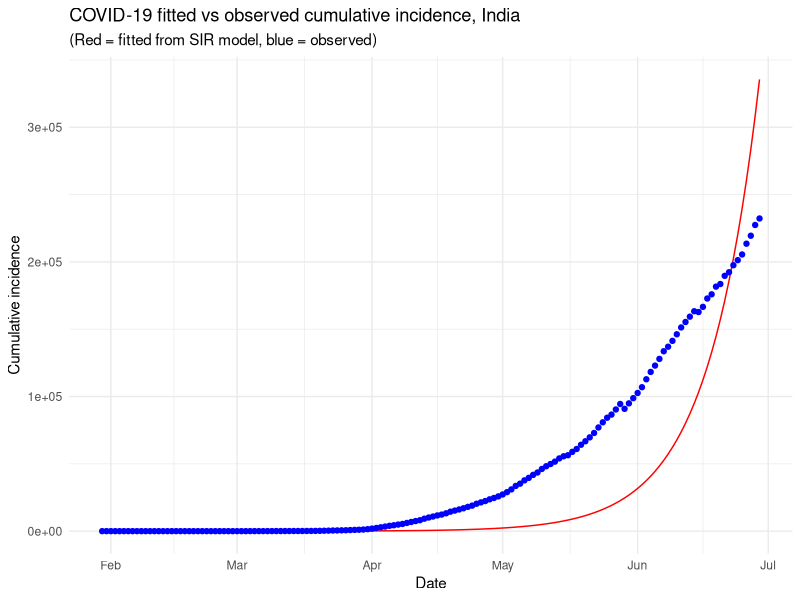
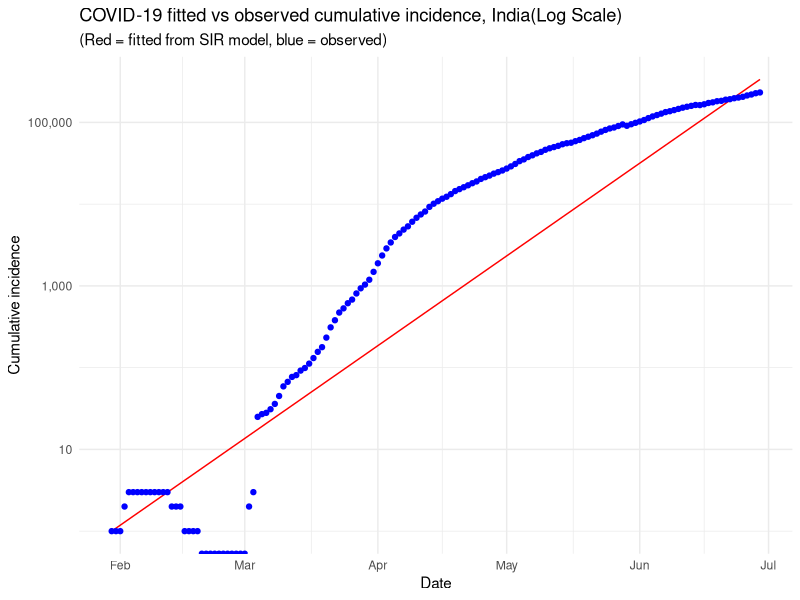
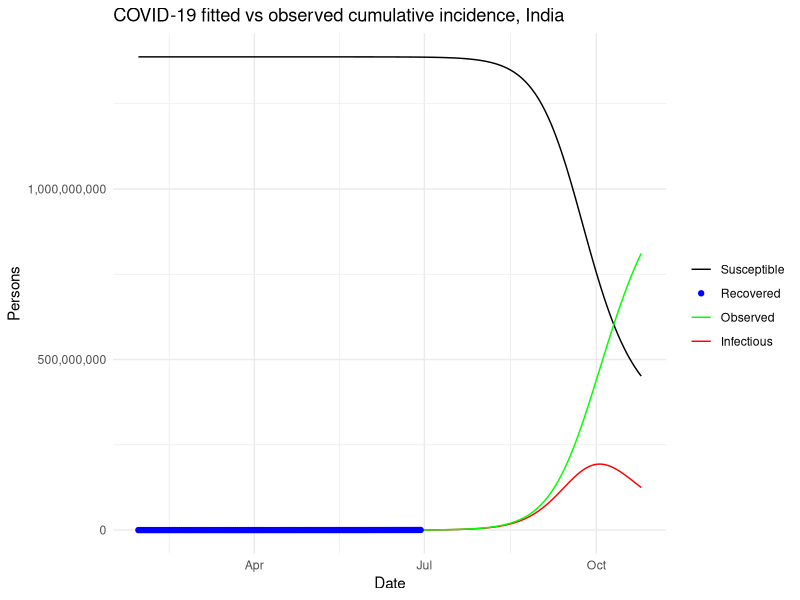
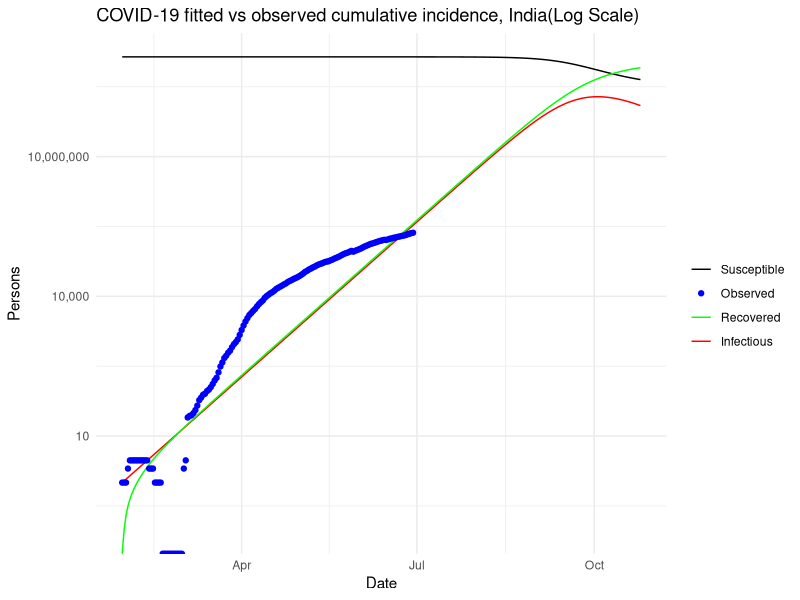

The R source for these figures, in order:
### SIR model. THis is using India incidences for Covid-19. Input required is 
# cumulative incidence and total population. It calculates beta and gamma using ODE.
# it also calculate reproduction rate R0 that means how many people get affected from one person.
# the code also gives peak date and maximum people that will get infected. 
India <- read.table('India_nation_level_daily.csv', header=TRUE, sep=',')
India$Date <- as.Date(India$Date,format = "%m/%d/%y")
N <- 1387297452 # total population
SIR <- function(time, country, parameters) {
  par <- as.list(c(country, parameters))
  with(par, {
    dS <- -beta * I * S / N
    dI <- beta * I * S / N - gamma * I
    dR <- gamma * I
    list(c(dS, dI, dR))
  })
}
library(deSolve)
library(lubridate)
sir_start_date <- "2020-01-30"   #Start and end dates as per your data
sir_end_date <- "2020-06-29"                              

Infected <- India$I
Day <- 1:(length(Infected))

# now specify initial values for S, I and R
init <- c(
  S = N - Infected[1],
  I = Infected[1],
  R = 0
)

RSS <- function(parameters) {
  names(parameters) <- c("beta", "gamma")
  out <- ode(y = init, times = Day, func = SIR, parms = parameters)
  fit <- out[, 3]
  sum((Infected - fit)^2)
}

# now find the values of beta and gamma that give the
# smallest RSS, which represents the best fit to the data.
# Start with values of 0.5 for each, and constrain them to
# the interval 0 to 1.0
Opt <- optim(c(0.1, 0.1),
             RSS,
             method = "L-BFGS-B",
             lower = c(0, 0),
             upper = c(1, 1)
)


# check for convergence
Opt$message
#Convergence is confirmed. Now we can examine the fitted values for ββ and γγ:

Opt_par <- setNames(Opt$par, c("beta", "gamma"))
Opt_par
t <- 1:as.integer(ymd(sir_end_date) + 1 - ymd(sir_start_date))
fitted_cumulative_incidence <- data.frame(ode(
  y = init, times = t,
  func = SIR, parms = Opt_par
))

library(dplyr)
fitted_cumulative_incidence <- fitted_cumulative_incidence %>%
  mutate(
    Date = ymd(sir_start_date) + days(t - 1),
    cumulative_incident_cases = Infected
  )

# plot the data
library(ggplot2)
fitted_cumulative_incidence %>%
  ggplot(aes(x = Date)) +
  geom_line(aes(y = I), colour = "red") +
  geom_point(aes(y = cumulative_incident_cases), colour = "blue") +
  labs(
    y = "Cumulative incidence",
    title = "COVID-19 fitted vs observed cumulative incidence, India",
    subtitle = "(Red = fitted from SIR model, blue = observed)"
  ) +
  theme_minimal()

R0 <- as.numeric(Opt_par[1] / Opt_par[2])

# plot in log scale
fitted_cumulative_incidence %>%
  ggplot(aes(x = Date)) +
  geom_line(aes(y = I), colour = "red") +
  geom_point(aes(y = cumulative_incident_cases), colour = "blue") +
  labs(
    y = "Cumulative incidence",
    title = "COVID-19 fitted vs observed cumulative incidence, India(Log Scale)",
    subtitle = "(Red = fitted from SIR model, blue = observed)"
  ) +
  theme_minimal() +
  scale_y_log10(labels = scales::comma)


# time in days for predictions
t <- 1:270     

# get the fitted values from our SIR model
fitted_cumulative_incidence <- data.frame(ode(
  y = init, times = t,
  func = SIR, parms = Opt_par
))


# add a Date column and join the observed incidence data
fitted_cumulative_incidence <- fitted_cumulative_incidence %>%
  mutate(
    Date = ymd(sir_start_date) + days(t - 1),
    country = "India",
    cumulative_incident_cases = c(Infected, rep(NA, length(t) - length(Infected)))
  )

# plot the data
fitted_cumulative_incidence %>%
  ggplot(aes(x = Date)) +
  geom_line(aes(y = I, colour = "red")) +
  geom_line(aes(y = S, colour = "black")) +
  geom_line(aes(y = R, colour = "green")) +
  geom_point(aes(y = cumulative_incident_cases, colour = "blue")) +
  scale_y_continuous(labels = scales::comma) +
  labs(y = "Persons", title = "COVID-19 fitted vs observed cumulative incidence, India") +
  scale_colour_manual(name = "", values = c(red = "red", black = "black", green = "green", blue = "blue"
  ), labels = c("Susceptible","Recovered", "Observed", "Infectious" )) +
  theme_minimal()


#The same graph in log scale for the y-axis and with a legend for better readability:
# plot the data
fitted_cumulative_incidence %>%
  ggplot(aes(x = Date)) +
  geom_line(aes(y = I, colour = "red")) +
  geom_line(aes(y = S, colour = "black")) +
  geom_line(aes(y = R, colour = "green")) +
  geom_point(aes(y = cumulative_incident_cases, colour = "blue")) +
  scale_y_log10(labels = scales::comma) +
  labs(
    y = "Persons",
    title = "COVID-19 fitted vs observed cumulative incidence, India(Log Scale)"
  ) +
  scale_colour_manual(
    name = "",
    values = c(red = "red", black = "black", green = "green", blue = "blue"),
    labels = c("Susceptible", "Observed", "Recovered", "Infectious")
  ) +
  theme_minimal()

#Other interesting statistics can be computed from the fit of our model. For example:
# the peak of the pandemic
#	the number of severe cases
#	the number of people in need of intensive care
#	the number of deaths
fit <- fitted_cumulative_incidence

# peak of pandemic
fit[fit$I == max(fit$I), c("Date", "I")]

# severe cases
max_infected <- max(fit$I)
# cases with need for intensive care
intensive_care_patient <- max_infected * 0.02 # assuming 2% infected people will need intensive care
# if we consider death rate as total death/total infected till June 29
death_rate = India$Deaths[dim(India)[1]]/India$Confirmed[dim(India)[1]]
total_death = max_infected * death_rate
